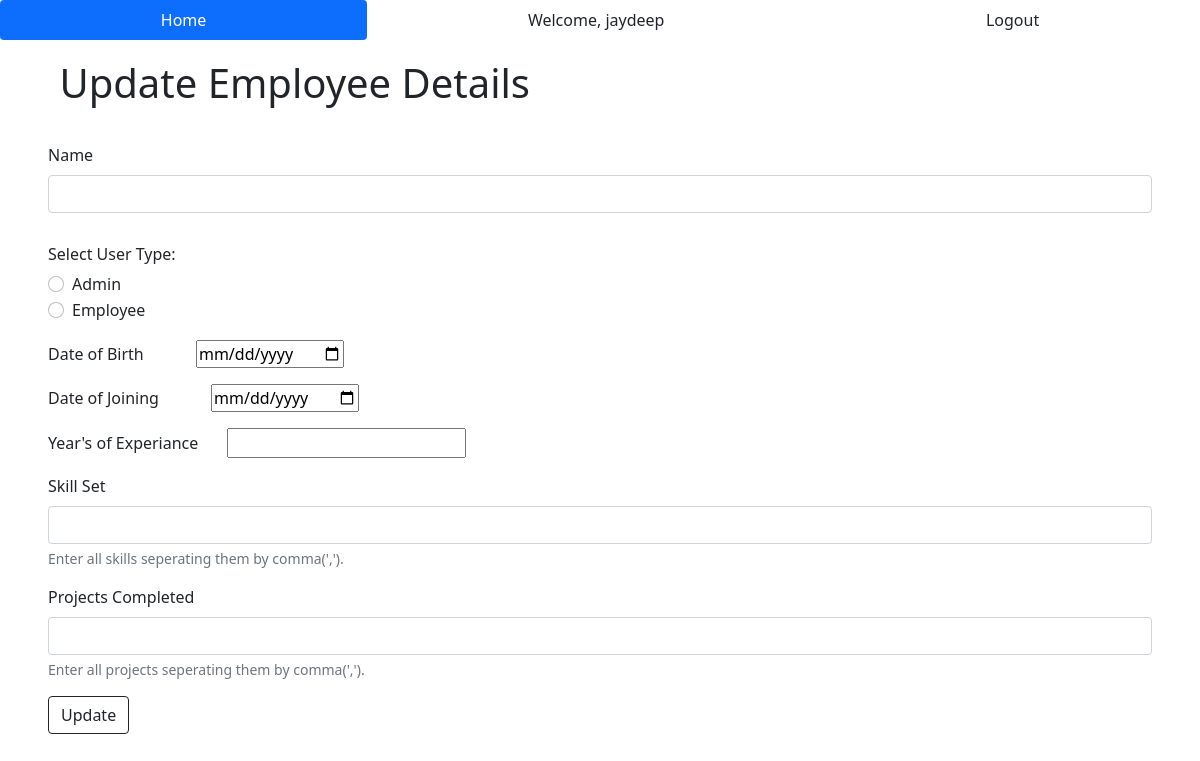
The page /update/102 (signed in) on the database as committed earlier.
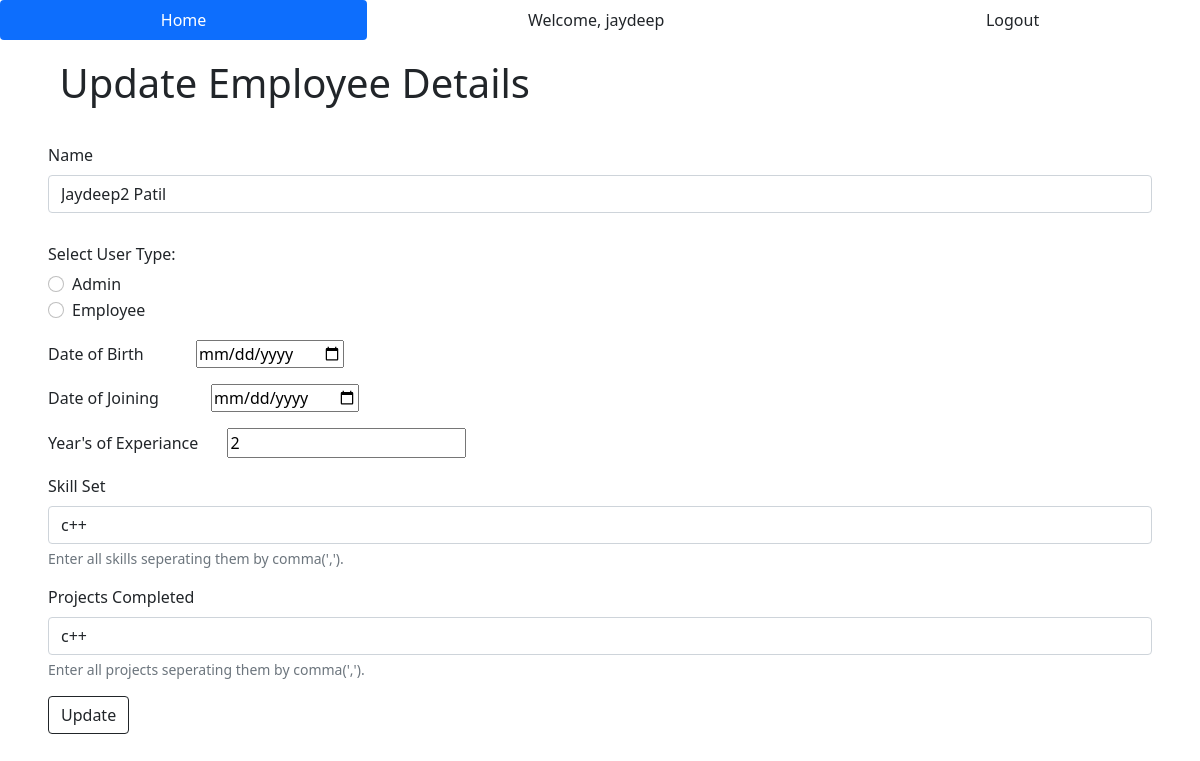
The same page on the database as committed later.
### EDMA/models.py (models this page shows, shortened)
class Employee(db.Model):
    emp_id = db.Column(db.Integer, primary_key=True)
    name = db.Column(db.String(25), nullable=False)
    user_type = db.Column(db.String(15), nullable=False, default='Guest Employee')
    dob = db.Column(db.DateTime, nullable=False)
    doj = db.Column(db.DateTime, nullable=False)
    years = db.Column(db.Integer, nullable=False)
    skill_set = db.Column(db.String(125), nullable=False)
    projects = db.Column(db.String(125), nullable=False)
    user = db.relationship("User", backref='details', lazy='select', uselist=False)

### EDMA/routes.py (the view)
@app.route('/update/<int:id>', methods=['GET', 'POST'])
@login_required
def update_emp_usr(id):
    emp = Employee.query.get(id)
    if request.method == 'POST':                           #and current_user.details.user_type == "Employee"
        emp.name = request.form['emp_name']
        emp.user_type = request.form['user_type']
        emp.dob = datetime.strptime(request.form['dob'], '%Y-%m-%d')
        emp.doj = datetime.strptime(request.form['doj'], '%Y-%m-%d')
        emp.years = request.form['years']
        emp.skill_set = request.form['skill_set']
        emp.projects = request.form['projects']
        db.session.commit()
        flash(f'Employee details updated successfully!', category='success')
        return redirect(url_for('index'))
    else:
        return render_template('update.html', emp=emp)

### EDMA/models.py (called while the page is built)
@login_manager.user_loader
def load_user(user_id):
    return User.query.get(int(user_id))

### EDMA/templates/update.html (shortened to what this page needs)
{% extends 'base.html' %}
{% block body %}
<div class="container-fluid ps-5 pb-3 pt-2">
    <h1>Update Employee Details</h1>
</div>
  <div class="container-fluid px-5">
    <form action = "/update/{{emp.emp_id}}" method = "post">
      <div class="mb-3">
        <label for="emp_name" class="form-label">Name</label>
        <input type="text" class="form-control" id="emp_name" name="emp_name" value="{{emp.name}}">
      </div>
      <div class="usr_type_radio py-3">
        <h6>Select User Type:</h6>
        <div class="form-check">
          <input class="form-check-input" type="radio" name="user_type" id="option1" value="Admin">
          <label class="form-check-label" for="option1">
            Admin
          </label>
        </div>
        <div class="form-check">
          <input class="form-check-input" type="radio" name="user_type" id="option2" value="Employee">
          <label class="form-check-label" for="option2">
            Employee
          </label>
        </div>
      </div>
      <div class="dob_pick pb-3">
        <label class="pe-5" for="dob">Date of Birth</label>
        <input type="date" id="dob" name="dob" value="{{emp.dob}}">
      </div>
      <div class="doj_pick pb-3">
        <label class="pe-5" for="doj">Date of Joining</label>
        <input type="date" id="doj" name="doj" value="{{emp.doj}}">
      </div>
      <div class="exp_num pb-3">
        <label class="pe-4" for="years">Year's of Experiance</label>
        <input type="number" id="years" name="years" min="0" value="{{emp.years}}">
      </div>
      <div class="mb-3">
        <label for="skill_set" class="form-label">Skill Set</label>
        <input type="text" class="form-control" id="skill_set" name="skill_set" value="{{emp.skill_set}}">
        <div id="emailHelp" class="form-text">Enter all skills seperating them by comma(',').</div>
      </div>
      <div class="mb-3">
        <label for="projects" class="form-label">Projects Completed</label>
        <input type="text" class="form-control" id="projects" name="projects" value="{{emp.projects}}">
        <div id="emailHelp" class="form-text">Enter all projects seperating them by comma(',').</div>
      </div>
      <button type="submit" class="btn btn-outline-dark">Update</button>
    </form>
  </div>
{% endblock %}

Rows that differ between the two databases and show on the page:
added Employee: emp_name "Jaydeep2 Patil", years "2", skill_set "c++", projects "c++"
